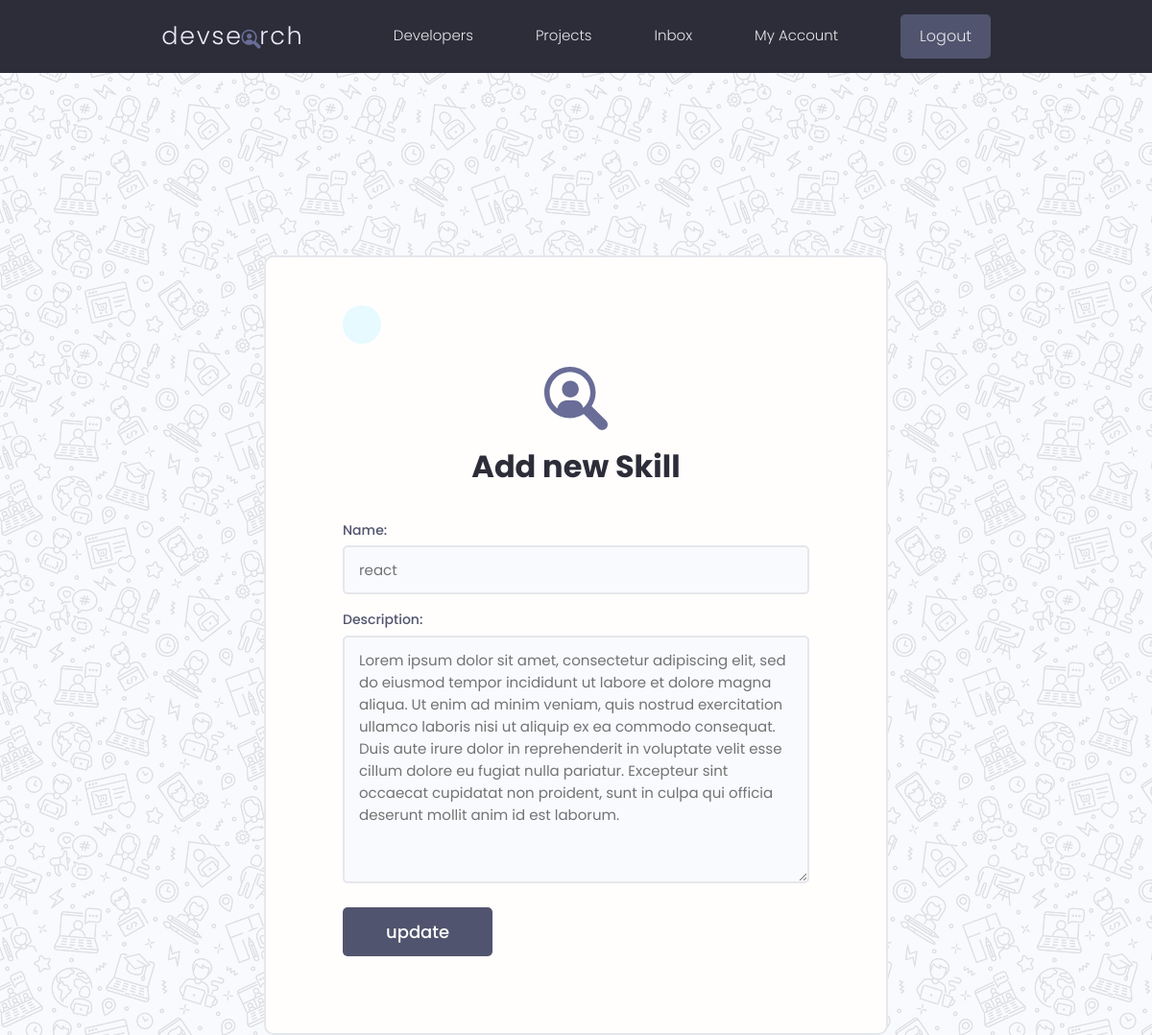
Screenshot of /update-skill/6897cf3e-1fc7-4903-b369-1b68c34b6a5d/?next=/account/ (signed in) with the database file from the repository.
### users/models.py (models this page shows, shortened)
class Skill(models.Model):
    owner = models.ForeignKey(
        Profile, null=True, blank=True, on_delete=models.CASCADE)
    name = models.CharField(max_length=200)
    description = models.TextField(null=True, blank=True)
    created = models.DateField(auto_now_add=True)
    id = models.UUIDField(default=uuid4, primary_key=True,unique=True,editable=False)

### users/views.py (the view)
# urls.py: path("update-skill/<str:pk>/", views.updateSkill, name="update-skill"),
@login_required(login_url="login")
def updateSkill(request, pk):
    skill = request.user.profile.skill_set.get(id=pk)
    form = SkillForm(instance=skill)
    context = {'form': form, 'page': 'update'}
    if request.method == "POST":
        form = SkillForm(request.POST, instance=skill)
        form.save()
        messages.success(request, "skill updated")
        return redirect("my-account")
    return render(request, 'createSkill.html', context)

### users/forms.py
class SkillForm(ModelForm):
    class Meta :
        model = Skill
        fields = "__all__"
        exclude= ['id','owner']
    def __init__(self, *args, **kwargs):
        super(SkillForm, self).__init__(*args, **kwargs)
        for k, field in self.fields.items():
            field.widget.attrs.update(
                {'class': 'input input--text'})

### users/templates/createSkill.html (shortened to what this page needs)
{% extends "main.html" %}
{% load static %}
{% block content %}
<div class="">
    <div class="auth" style="margin-top: 200px;">
        <div class="card">
            <a class="backButton" href="{{request.GET.next}}"></a>
            <br>
            <div class="auth__header text-center">
                <a href="/">
                    <img src="{% static 'images/icon.svg' %}" alt="icon" />
                </a>
                <h3>Add new Skill</h3>
            </div>
            <form action="" method="POST" class="form auth__form">
                {% for field in form %}
                <div class="form__field">
                    <label for="formInput#text">{{field.label}}: </label>
                    {{field}}
                </div>
                {% endfor %}
                <div class="auth__actions">
                    <input class="btn btn--sub btn--lg" type="submit" value="{{page}}" />
                </div>
            </form>
        </div>
    </div>
</div>
{% endblock content %}

### static/styles/app.css (style rules this page uses)
:root { --color-sub: #2d2d39; }
.btn--sub { background-color: var(--color-sub-light); }
.card { border: 2px solid var(--color-light); }
img { width: 100%; }
.auth { width: 100%; position: relative; z-index: 1; background: transparent; height: 99vh; display: flex; justify-content: center; align-items: center; }
.auth::after { z-index: -1; opacity: 0.1; content: ''; display: block; position: fixed; top: 0; left: 0; bottom: 0; right: 0; background: url(../images/pattern.jpg); }
.auth>.card { padding: 3rem 4rem; width: 95%; max-width: 65rem; }
@media screen and (min-width: 650px) { .auth>.card { padding: 5rem 8rem; width: 95%; max-width: 65rem; } }
.auth__header h3 { color: var(--color-sub); font-weight: 700; margin-top: 1rem; }
.auth__form { margin: 3rem 0; }
.auth .auth__form label, .auth .auth__alternative p { font-size: 1.4rem; font-weight: 500; color: var(--color-sub-light); }
.auth .auth__actions { display: flex; justify-content: space-between; align-items: center; margin: 2.5rem 0; }
.backButton { background: var(--color-main-light); color: var(--color-main); width: 4rem; height: 4rem; display: flex; align-items: center; justify-content: center; border-radius: 50%; }

### static/uikit/styles/modules/_variables.css (style rules this page uses)
:root { --color-main: #5aa5b9; --color-main-light: #e6faff; --color-sub: #3f4156; --color-sub-light: #51546e; --color-sub-lighter: #ededfd; --color-text: #737373; --color-gray: #8b8b8b; --color-light: #e5e7eb; --color-light-gray: #767676; --color-bg: #f8fafd; --color-white: #fffefd; --color-white-light: #f3f3f3; --color-success: #359e64; --color-success-bg: #def8e8; --color-error: #fc4b0b; --color-error-bg: #fff2ee; --font-base: 'Poppins', arial, helvetica, 'Segoe UI', roboto, ubuntu, sans-serif; --font-monospace: 'Fira Code', 'Courier New', courier, monospace; --font-regular: 300; --font-medium: 500; --font-bold: 700; --generic-shadow: 1px 1px 5px #00000010; --generic-transition: all 0.3s ease-in-out; }

### static/uikit/styles/modules/_base.css (style rules this page uses)
* { margin: 0; padding: 0; box-sizing: border-box; text-rendering: optimizeLegibility; color: inherit; font-size: inherit; }
html { font-size: 50%; }
@media only screen and (min-width: 480px) { html { font-size: 56.25%; } }
@media only screen and (min-width: 1200px) { html { font-size: 62.5%; } }
body { line-height: 1.6; font-weight: 400; font-size: 1.5rem; color: var(--color-text); background-color: var(--color-bg); min-height: 100vh; }

### static/uikit/styles/modules/_typography.css (style rules this page uses)
* { font-family: var(--font-base); }
h3 { font-size: 3.2rem; font-weight: var(--font-medium); }
a { padding-bottom: 2px; text-decoration: none; display: inline-block; color: var(--color-main); font-weight: var(--font-medium); }

### static/uikit/styles/modules/_utilities.css (style rules this page uses)
.text-center { text-align: center; }

### static/uikit/styles/modules/_button.css (style rules this page uses)
.btn { display: inline-block; position: relative; cursor: pointer; background-color: var(--color-light); font-weight: var(--font-medium); color: var(--color-sub); text-decoration: none; padding: 1rem 2rem; border-radius: 0.5rem; border: none; width: -webkit-fit-content; width: -moz-fit-content; width: fit-content; height: -webkit-fit-content; height: -moz-fit-content; height: fit-content; font-size: 1.6rem; outline-width: 0; outline-color: transparent; -webkit-backface-visibility: hidden; backface-visibility: hidden; transition: all 0.3s ease-in-out; }
.btn--sub { background-color: var(--color-sub); color: var(--color-white); }
.btn--lg { font-size: 1.8rem; padding: 1.2rem 4.5rem; }

### static/uikit/styles/modules/_card.css (style rules this page uses)
.card { border-radius: 1rem; background-color: var(--color-white); border: 1.5px solid var(--color-light); width: auto; height: auto; margin-top: 0.5rem; margin-bottom: 0.5rem; overflow: hidden; }

### static/uikit/styles/modules/_form.css (style rules this page uses)
.form { display: block; }
.form__field { margin-top: 1.5rem; margin-bottom: 1.5rem; }
.form__label, .form__field > label { display: block; margin-bottom: 0.5rem; color: var(--color-text); }
input.input[type='text'], input.input[type='email'], input.input[type='password'], input.input[type='number'], textarea.input { min-width: 24rem; width: 100%; padding: 1.2rem 1.5rem; border-radius: 0.5rem; border: 2px solid var(--color-light); transition: all 0.3s ease-in-out; background-color: var(--color-bg); }

### rows the page displays
Skill: form "react" "Lorem ipsum dolor sit amet, consectetur adipiscing elit, sed do eiusmod tempor incididunt ut labore et dolore magna aliqua. Ut enim ad minim veniam, quis nostrud exercitation ullamco laboris nisi ut aliquip ex ea commodo consequat. Duis aute irure dolor in reprehenderit in voluptate velit esse cillum dolore eu fugiat nulla pariatur. Excepteur sint occaecat cupidatat non proident, sunt in culpa qui officia deserunt mollit anim id est laborum."

### other values shown
{{ field.label }} "Name" "Description"
